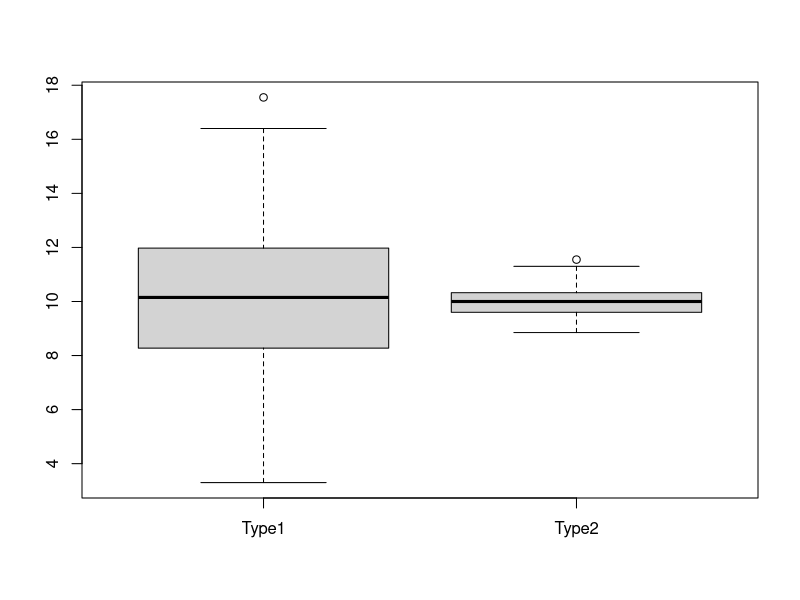

This chart was generated by the following R code:
## ---- chunk 1
# we want sum(sample)/(7+1) = 15.5
10+18+23+9+15+12+15
# (102 + x)/8 = 15.5
# 102 + x = 15.5*8 = 124
124-102
## ---- chunk 2
sqrt(((10-15.5)^2 + (18-15.5)^2 + (23-15.5)^2 + (9-15.5)^2 + (15-15.5)^2 + (12-15.5)^2 + (15-15.5)^2 + (22-15.5)^2)/(8-1))
## ---- chunk 3
# enter your code here. Do this using basic mathematics operators +,-,*,/ you don't need to use R functions
# you can use the answers to the intermediate results above directly rather than re-calculating them
5.2 / sqrt(8)
## ---- chunk 4
# enter your code here. Do this using basic mathematics operators +,-,*,/ you don't need to use R functions
# you can use the answers to the intermediate results above directly rather than re-calculating them
5.2/15.5
## ---- chunk 5
set.seed(1) # this makes the results repeatable 
simulation1_sitting = c()
simulation1_standing = c()
for(i in 1:20) {
    # measure a person sitting
    baseline_i_sitting = rnorm(n = 1,mean = 80,sd = 10)  # their true baseline pulse
    person_sitting_i = round(baseline_i_sitting + rnorm(n=1,mean = 0,sd = 1)) # measured pulse - includes some measurement error and is rounded to the nearest 1 bpm
    simulation1_sitting[i] = person_sitting_i
    # measure a person standing
    baseline_i_standing = rnorm(n = 1,mean = 90,sd = 10) # their true baseline pulse
    person_standing_i = round(baseline_i_standing + rnorm(n=1,mean = 0,sd = 1)) # measured pulse
    simulation1_standing[i] = person_standing_i
}
print("Sitting data")
print(simulation1_sitting)
print("Standing data")
print(simulation1_standing)
## ---- chunk 6
mean(simulation1_standing) - mean(simulation1_sitting)
## ---- chunk 7
set.seed(1)
simulation2 = c()
for(i in 1:20) {
    baseline_i_pulse = rnorm(n=1,mean=80,sd = 10)   # baseline pulse of this person
    standing_i_effect = rnorm(n=1,mean=10,sd = 2)   # effect of standing on the pulse for this person
    sitting_pulse_i = round(baseline_i_pulse + rnorm(1,0,1))  # measured pulse when sitting
    standing_pulse_i = round(baseline_i_pulse + standing_i_effect + rnorm(1,0,1)) # measured pulse when standing
    treatment_effect_i = standing_pulse_i - sitting_pulse_i  # observed difference between sitting and standing for this person
    simulation2 = rbind(simulation2,data.frame(Person = i, Sitting = sitting_pulse_i, Standing = standing_pulse_i, Effect = treatment_effect_i))  # collect the results
}
simulation2
## ---- chunk 8
# Option 1
mean(simulation2$Effect)
# Option 2:
mean(simulation2$Standing) - mean(simulation2$Sitting)
# Option 3: 
mean(simulation2$Standing - simulation2$Sitting)
## ---- chunk 9
print('Sitting')
c(`1` = var(simulation1_sitting), `2` = var(simulation2$Sitting))
print('Standing')
c(`1` = var(simulation1_standing), `2` = var(simulation2$Standing))
## ---- chunk 10
set.seed(1)
# repeat experiment-type1 100 times
type_1_results = c()
for(j in 1:100) {  # Each iteration of this for-loop we run both the Type1 and Type2 experiments
    simulation1_sitting = c()
    simulation1_standing = c()
    for(i in 1:20) {
        # measure person sitting
        baseline_i_sitting = rnorm(n = 1,mean = 80,sd = 10)  # true pulse
        person_sitting_i = round(baseline_i_sitting + rnorm(n=1,mean = 0,sd = 1)) # measured_pulse - rounded to the 1 bpm
        simulation1_sitting[i] = person_sitting_i
        # measure person standing
        baseline_i_standing = rnorm(n = 1,mean = 90,sd = 10) # true pulse
        person_standing_i = round(baseline_i_standing + rnorm(n=1,mean = 0,sd = 1)) # measured_pulse
        simulation1_standing[i] = person_standing_i
    }
    type_1_results[j] = mean(simulation1_standing) - mean(simulation1_sitting)
}
# repeat experiment-type2 100 times
type_2_results = c()
for(j in 1:100) {
    simulation2 = c()
    for(i in 1:20) {
        baseline_i_pulse = rnorm(n=1,mean=80,sd = 10)
        standing_i_effect = rnorm(n=1,mean=10,sd = 2)
        sitting_pulse_i = round(baseline_i_pulse + rnorm(1,0,1))
        standing_pulse_i = round(baseline_i_pulse + standing_i_effect + rnorm(1,0,1))
        treatment_effect_i = standing_pulse_i - sitting_pulse_i
        simulation2 = rbind(simulation2,data.frame(Person = i, Sitting = sitting_pulse_i, Standing = standing_pulse_i, Effect = treatment_effect_i))
    }
    type_2_results[j] = mean(simulation2$Effect)
}
boxplot(list(Type1 = type_1_results,Type2 = type_2_results))
## ---- chunk 11
sd(type_1_results)
sd(type_2_results)
